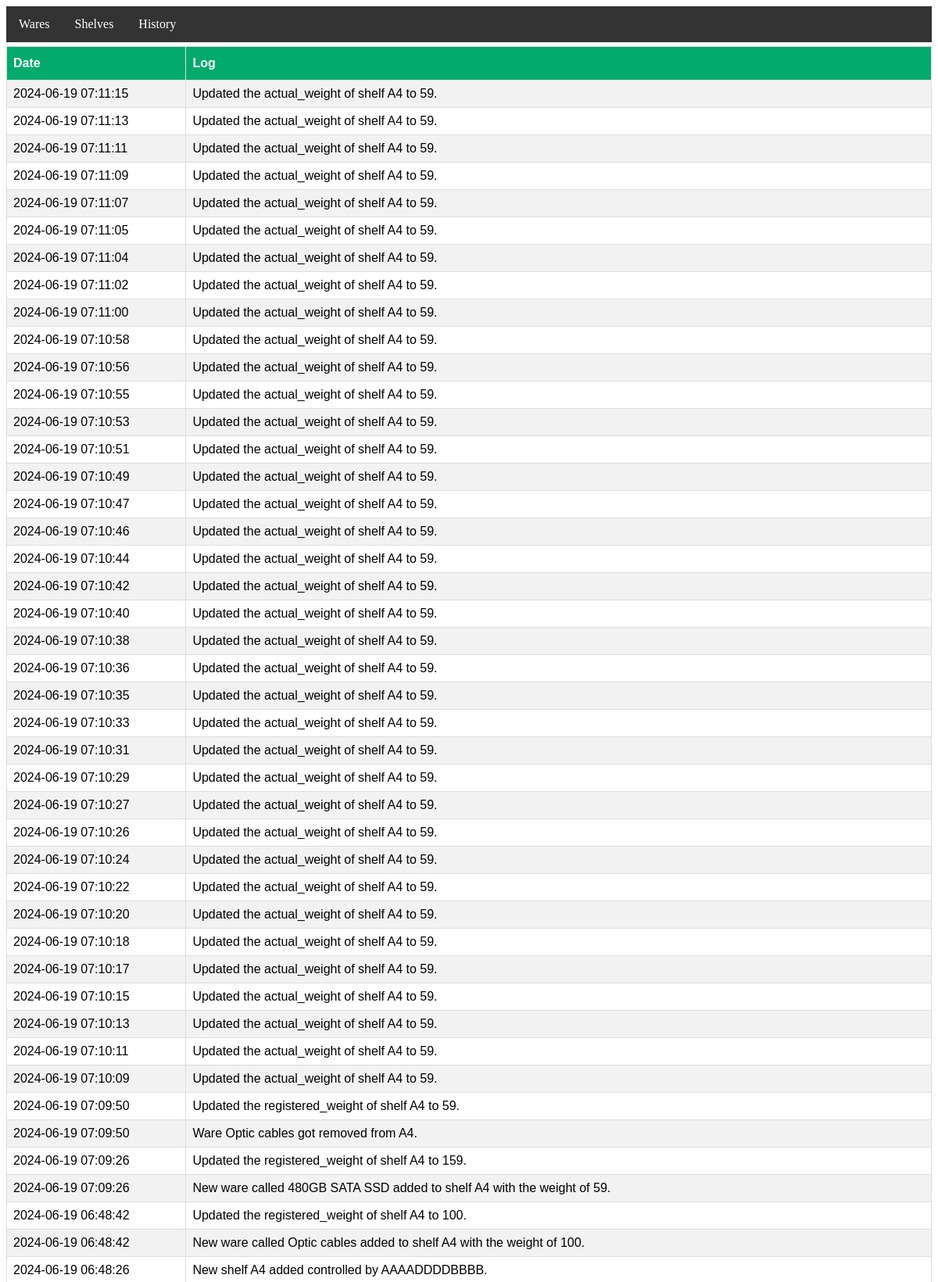
Screenshot of /storage_web/history (upper part) with the database file from the repository.
### tables this page shows
CREATE TABLE `history` (
  `id` int(11) NOT NULL AUTO_INCREMENT,
  `log` varchar(100) NOT NULL,
  `timestamp` timestamp NOT NULL DEFAULT current_timestamp() ON UPDATE current_timestamp(),
  PRIMARY KEY (`id`)
);

### storage_web/control/history.php (called while the page is built)
<?php
$data = $History->getLogs();
require ("view/history.php");

### storage_web/index.php (called while the page is built, shortened)
<?php
require('functions.php');
require('model/Database.php');
require ('model/History.php');
$History = new History();
require('view/header.php');
require('routing.php');
require('view/footer.php');

### storage_web/model/Database.php (called while the page is built)
<?php
class Database{
	private $pdo;
	public function __construct(){
		$config = parse_ini_file("config.ini",true);
		$dsn = $config["database"]["dsn"];
		$username = $config["database"]["username"];
		$password = $config["database"]["password"];
		try{
            $this->pdo = new PDO($dsn, $username, $password);
            $this->pdo->setAttribute(PDO::ATTR_ERRMODE, PDO::ERRMODE_EXCEPTION);
        }catch(PDOException $e){
            echo $e->getMessage();
        }
	}
	public function query(string $querystring){
        try {
            $sql = $this->pdo->prepare($querystring);
            $sql->execute();
            return $sql;
        } catch (PDOException $e){
            echo $e->getMessage();
        }
		return false;
	}
}

### storage_web/model/History.php (called while the page is built, shortened)
<?php
class History{
	private $db;
    public function __construct(){
        $this->db = new Database();
    }
    public function getLogs(){
    	$sql = "SELECT * FROM history ORDER BY timestamp DESC";
    	$logs = $this->db->query($sql)->fetchAll();
    	return $logs;
    }
}

### storage_web/view/history.php (the view)
<table>
    <tr>
        <th>Date</th>
        <th>Log</th>
    </tr>
        <?php foreach ($data as $row): ?>
      <tr>
        <td><?= $row['timestamp'] ?></td>
        <td><?= $row['log'] ?></td>
      </tr>
     <?php endforeach ?>
</table>

### storage_web/style.css (style rules this page uses)
table { font-family: Arial, Helvetica, sans-serif; border-collapse: collapse; width: 100%; margin-top: 5px; }
table td, table th { border: 1px solid #ddd; padding: 8px; }
table tr:nth-child(even) { background-color: #f2f2f2; }
table th { padding-top: 12px; padding-bottom: 12px; text-align: left; background-color: #04AA6D; color: white; }

### rows the page displays
history: timestamp "2024-06-19 07:11:15", log "Updated the actual_weight of shelf A4 to 59."
history: timestamp "2024-06-19 07:11:13", log "Updated the actual_weight of shelf A4 to 59."
history: timestamp "2024-06-19 07:11:11", log "Updated the actual_weight of shelf A4 to 59."
history: timestamp "2024-06-19 07:11:09", log "Updated the actual_weight of shelf A4 to 59."
history: timestamp "2024-06-19 07:11:07", log "Updated the actual_weight of shelf A4 to 59."
history: timestamp "2024-06-19 07:11:05", log "Updated the actual_weight of shelf A4 to 59."
history: timestamp "2024-06-19 07:11:04", log "Updated the actual_weight of shelf A4 to 59."
history: timestamp "2024-06-19 07:11:02", log "Updated the actual_weight of shelf A4 to 59."
history: timestamp "2024-06-19 07:11:00", log "Updated the actual_weight of shelf A4 to 59."
history: timestamp "2024-06-19 07:10:58", log "Updated the actual_weight of shelf A4 to 59."
history: timestamp "2024-06-19 07:10:56", log "Updated the actual_weight of shelf A4 to 59."
history: timestamp "2024-06-19 07:10:55", log "Updated the actual_weight of shelf A4 to 59."
history: timestamp "2024-06-19 07:10:53", log "Updated the actual_weight of shelf A4 to 59."
history: timestamp "2024-06-19 07:10:51", log "Updated the actual_weight of shelf A4 to 59."
history: timestamp "2024-06-19 07:10:49", log "Updated the actual_weight of shelf A4 to 59."
history: timestamp "2024-06-19 07:10:47", log "Updated the actual_weight of shelf A4 to 59."
history: timestamp "2024-06-19 07:10:46", log "Updated the actual_weight of shelf A4 to 59."
history: timestamp "2024-06-19 07:10:44", log "Updated the actual_weight of shelf A4 to 59."
history: timestamp "2024-06-19 07:10:42", log "Updated the actual_weight of shelf A4 to 59."
history: timestamp "2024-06-19 07:10:40", log "Updated the actual_weight of shelf A4 to 59."
history: timestamp "2024-06-19 07:10:38", log "Updated the actual_weight of shelf A4 to 59."
history: timestamp "2024-06-19 07:10:36", log "Updated the actual_weight of shelf A4 to 59."
history: timestamp "2024-06-19 07:10:35", log "Updated the actual_weight of shelf A4 to 59."
history: timestamp "2024-06-19 07:10:33", log "Updated the actual_weight of shelf A4 to 59."
history: timestamp "2024-06-19 07:10:31", log "Updated the actual_weight of shelf A4 to 59."
history: timestamp "2024-06-19 07:10:29", log "Updated the actual_weight of shelf A4 to 59."
history: timestamp "2024-06-19 07:10:27", log "Updated the actual_weight of shelf A4 to 59."
history: timestamp "2024-06-19 07:10:26", log "Updated the actual_weight of shelf A4 to 59."
history: timestamp "2024-06-19 07:10:24", log "Updated the actual_weight of shelf A4 to 59."
history: timestamp "2024-06-19 07:10:22", log "Updated the actual_weight of shelf A4 to 59."
history: timestamp "2024-06-19 07:10:20", log "Updated the actual_weight of shelf A4 to 59."
history: timestamp "2024-06-19 07:10:18", log "Updated the actual_weight of shelf A4 to 59."
history: timestamp "2024-06-19 07:10:17", log "Updated the actual_weight of shelf A4 to 59."
history: timestamp "2024-06-19 07:10:15", log "Updated the actual_weight of shelf A4 to 59."
history: timestamp "2024-06-19 07:10:13", log "Updated the actual_weight of shelf A4 to 59."
history: timestamp "2024-06-19 07:10:11", log "Updated the actual_weight of shelf A4 to 59."
history: timestamp "2024-06-19 07:10:09", log "Updated the actual_weight of shelf A4 to 59."
history: timestamp "2024-06-19 07:09:50", log "Updated the registered_weight of shelf A4 to 59."
history: timestamp "2024-06-19 07:09:50", log "Ware Optic cables got removed from A4."
history: timestamp "2024-06-19 07:09:26", log "Updated the registered_weight of shelf A4 to 159."
history: timestamp "2024-06-19 07:09:26", log "New ware called 480GB SATA SSD added to shelf A4 with the weight of 59."
history: timestamp "2024-06-19 06:48:42", log "Updated the registered_weight of shelf A4 to 100."
history: timestamp "2024-06-19 06:48:42", log "New ware called Optic cables added to shelf A4 with the weight of 100."
history: timestamp "2024-06-19 06:48:26", log "New shelf A4 added controlled by AAAADDDDBBBB."
